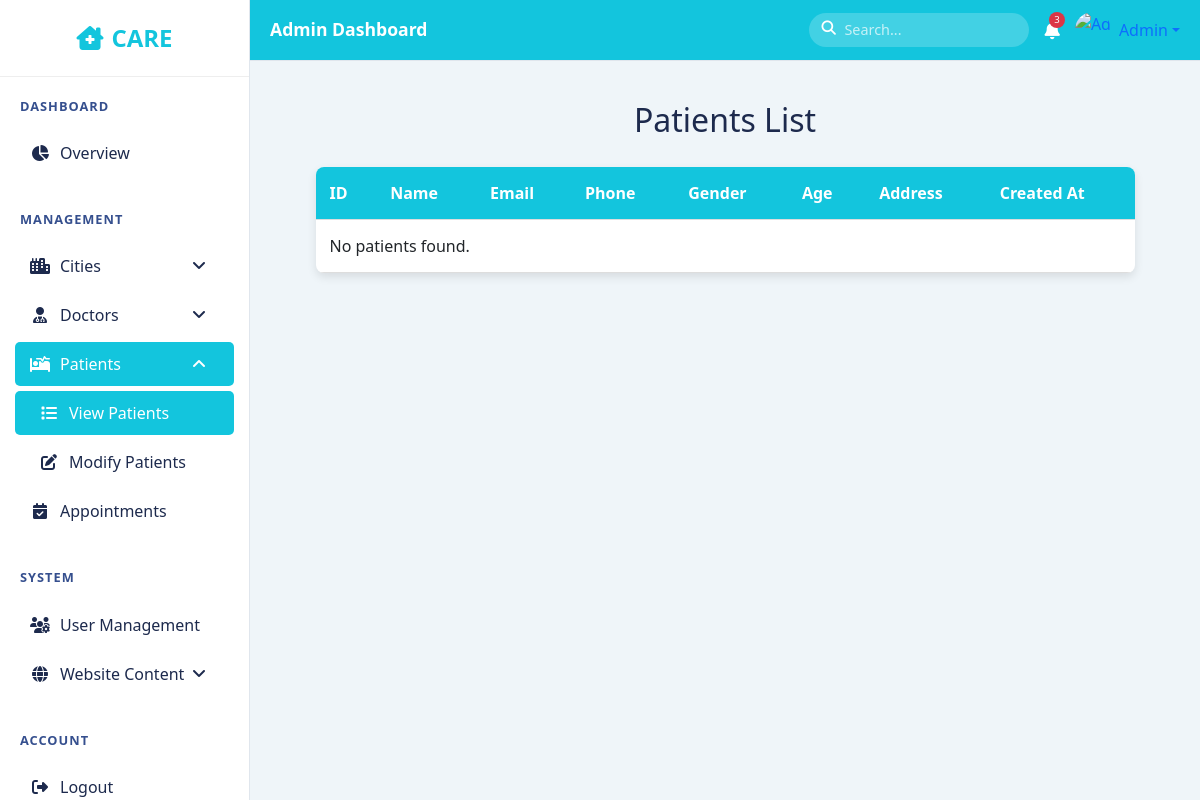
The page /view_patients.php on the database as committed earlier.
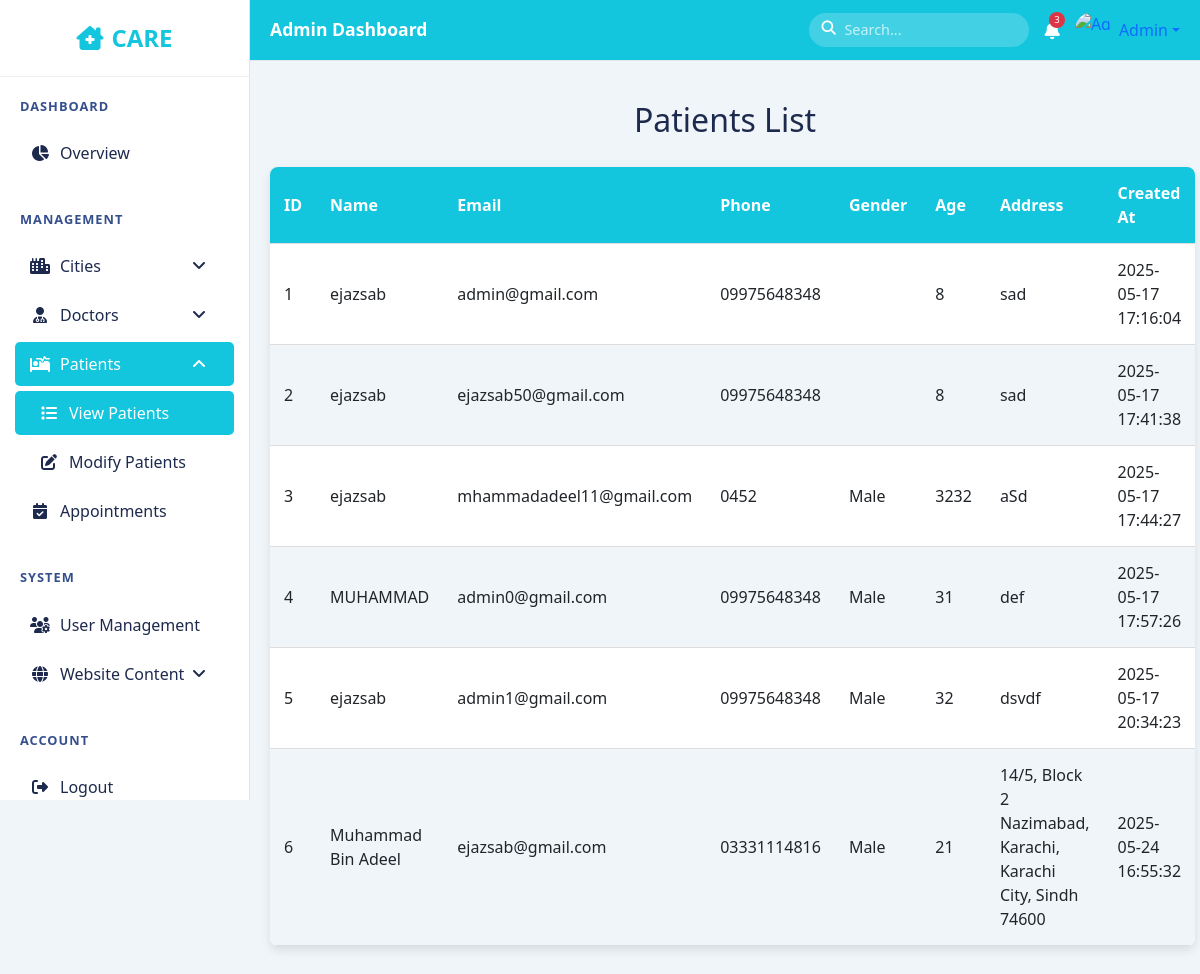
The same page on the database as committed later.
### tables this page shows
CREATE TABLE `patients` (
  `id` int(11) NOT NULL,
  `name` varchar(100) NOT NULL,
  `email` varchar(100) NOT NULL,
  `phone` varchar(20) DEFAULT NULL,
  `gender` enum('Male','Female','Other') DEFAULT NULL,
  `age` int(11) DEFAULT NULL,
  `address` text DEFAULT NULL,
  `password` varchar(255) DEFAULT NULL,
  `created_at` timestamp NOT NULL DEFAULT current_timestamp()
);

### view_patients.php (the view, shortened to what the changed rows need)
<?php
include("db.php");
$result = $conn->query("SELECT * FROM patients");
?>
<!DOCTYPE html>
<html lang="en">
<head>
    <link href="https://cdn.jsdelivr.net/npm/bootstrap@5.3.0/dist/css/bootstrap.min.css" rel="stylesheet">
    <link href="https://cdnjs.cloudflare.com/ajax/libs/font-awesome/6.4.0/css/all.min.css" rel="stylesheet">
</head>
<body>
<div class="wrapper">
    <div class="main-content">
        <div class="content-wrapper">
           <h2>Patients List</h2>
<table>
    <thead>
        <tr>
            <th>ID</th>
            <th>Name</th>
            <th>Email</th>
            <th>Phone</th>
            <th>Gender</th>
            <th>Age</th>
            <th>Address</th>
            <th>Created At</th>
        </tr>
    </thead>
    <tbody>
        <?php if ($result->num_rows > 0): ?>
            <?php while ($row = $result->fetch_assoc()): ?>
                <tr>
                    <td><?= htmlspecialchars($row["id"]) ?></td>
                    <td><?= htmlspecialchars($row["name"]) ?></td>
                    <td><?= htmlspecialchars($row["email"]) ?></td>
                    <td><?= htmlspecialchars($row["phone"]) ?></td>
                    <td><?= htmlspecialchars($row["gender"]) ?></td>
                    <td><?= htmlspecialchars($row["age"]) ?></td>
                    <td><?= htmlspecialchars($row["address"]) ?></td>
                    <td><?= htmlspecialchars($row["created_at"]) ?></td>
                </tr>
            <?php endwhile; ?>
        <?php else: ?>
            <tr><td colspan="8">No patients found.</td></tr>
        <?php endif; ?>
    </tbody>
</table>
        </div>
    </div>
</div>
</body>
</html>

Rows that differ between the two databases and show on the page:
added patients: id "1", name "ejazsab", email "admin@gmail.com", phone "09975648348", age "8", address "sad", created_at "2025-05-17 17:16:04"
added patients: id "2", name "ejazsab", email "ejazsab50@gmail.com", phone "09975648348", age "8", address "sad", created_at "2025-05-17 17:41:38"
added patients: id "3", name "ejazsab", email "mhammadadeel11@gmail.com", phone "0452", gender "Male", age "3232", address "aSd", created_at "2025-05-17 17:44:27"
added patients: id "4", name "MUHAMMAD", email "admin0@gmail.com", phone "09975648348", gender "Male", age "31", address "def", created_at "2025-05-17 17:57:26"
added patients: id "5", name "ejazsab", email "admin1@gmail.com", phone "09975648348", gender "Male", age "32", address "dsvdf", created_at "2025-05-17 20:34:23"
added patients: id "6", name "Muhammad Bin Adeel", email "ejazsab@gmail.com", phone "03331114816", gender "Male", age "21", address "14/5, Block 2 Nazimabad, Karachi, Karachi City, Sindh 74600", created_at "2025-05-24 16:55:32"
Other text that changed with them:
text no longer shown: "No patients found."
